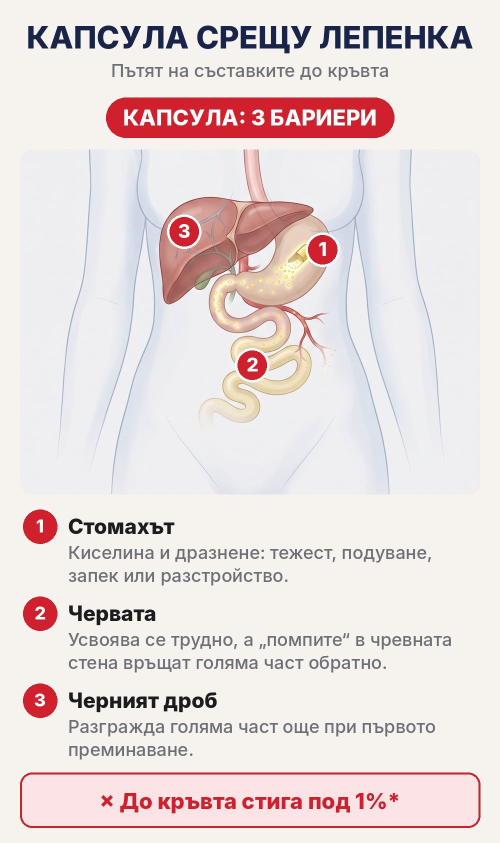
#> input picture advertorial-28-omaznen/img/absorption-1.jpg, 1000 x 1685 px, given in place of liver_hero-raw.jpg, which was not available (shown at 1/2 size)
$ python compose.py
#> lines starting #> are read from the running program, lines starting #| are printed output that depends on the picture; after the words box and inside, x2 and y2 are one past the last pixel; in counts of white or black regions, pixels touching at a corner belong together
"""Compose advertorial-28 images: labels, red-X grid, risk card. Input kie/raw, output img/ (1200px wide)."""
import os
import numpy as np
from PIL import Image, ImageDraw, ImageFont

HERE = os.path.dirname(os.path.abspath(__file__)); ROOT = os.path.join(HERE, "..")
RAW = os.path.join(ROOT, "kie", "raw"); OUT = os.path.join(ROOT, "img")
INTER = "/usr/share/fonts/opentype/inter/Inter-{}.otf"
OSW = os.path.join(ROOT, "..", "native-fitpatches-rentgen", "fonts", "Oswald-{}.ttf")
F = lambda w, s: ImageFont.truetype(INTER.format(w), s)
O = lambda w, s: ImageFont.truetype(OSW.format(w), s)
RED = (215, 30, 45); NAVY = (24, 34, 70); W = 1200


def raw(n):
#> called with n = 'liver_hero'
    im = Image.open(os.path.join(RAW, f"{n}-raw.jpg")).convert("RGB")
#> im is the input picture: PIL image 1000x1685 RGB; mean R, G, B 232.3, 221, 220.2
    return im.resize((W, round(im.height * W / im.width)), Image.LANCZOS)
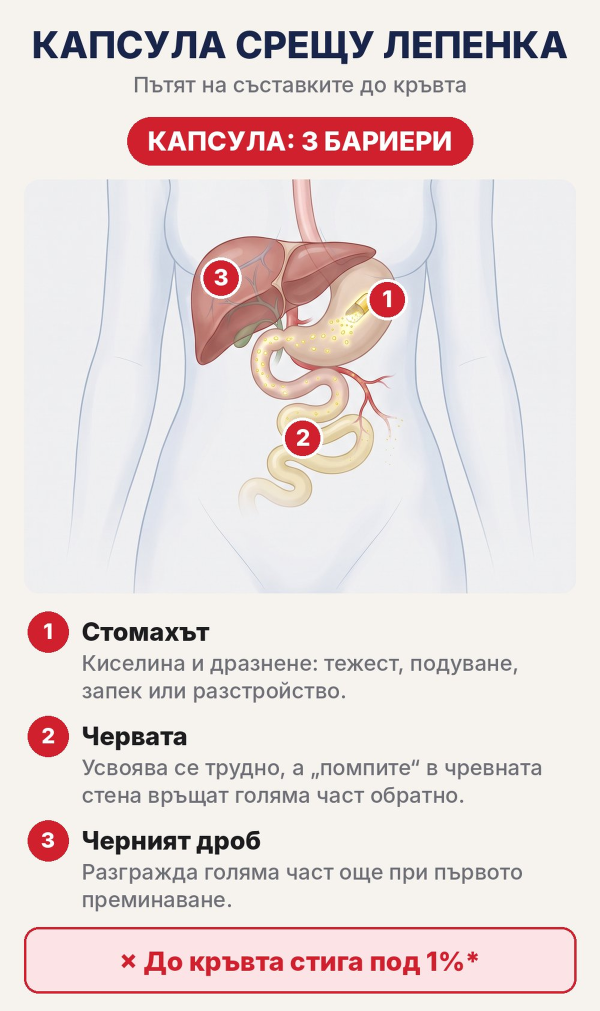
#> returned value: PIL image 1200x2022 RGB (shown at 1/2 size); mean R, G, B 232.2, 221, 220.2


def save(im, name):
    im.save(os.path.join(OUT, name), quality=86); print(name, im.size)


def pill(d, xy, text, font, fill, fg="white", pad=(18, 10), anchor="mm"):
    x, y = xy; b = d.textbbox((x, y), text, font=font, anchor=anchor)
    iw = d.im.size[0]; shift = max(0, 14 + pad[0] - b[0]) - max(0, b[2] + pad[0] + 14 - iw)
    if shift:
        x += shift; b = d.textbbox((x, y), text, font=font, anchor=anchor)
    d.rounded_rectangle((b[0] - pad[0], b[1] - pad[1], b[2] + pad[0], b[3] + pad[1]), 12, fill=fill)
    d.text((x, y), text, font=font, fill=fg, anchor=anchor)
    return b


def liver_hero():
    im = raw("liver_hero"); d = ImageDraw.Draw(im); h = im.height
#> after `h = im.height`: h = 2022
    f = O("700", 46)
    pill(d, (int(W * 0.29), int(h * 0.86)), "ЗДРАВ ЧЕРЕН ДРОБ", f, (35, 120, 60))
    pill(d, (int(W * 0.72), int(h * 0.86)), "ОМАЗНЕН ЧЕРЕН ДРОБ", f, RED)
    save(im, "liver-hero.jpg")
#> in save, `im.save(os.path.join(OUT, name), quality=86)`:
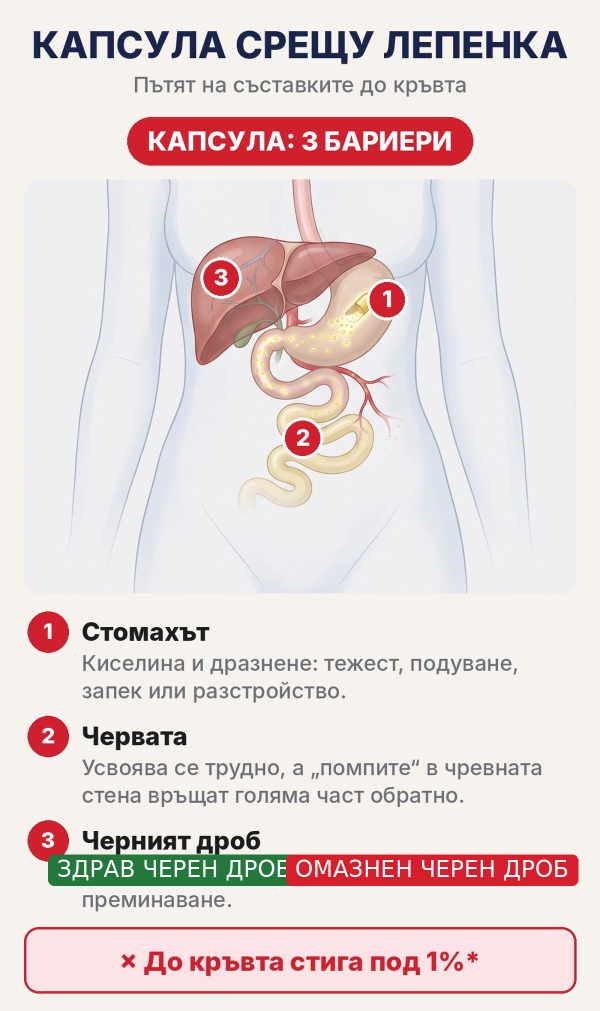
#> saved as liver-hero.jpg: PIL image 1200x2022 RGB (shown at 1/2 size); mean R, G, B 230.2, 217.6, 216.4
#| liver-hero.jpg (1200, 2022)


def red_x_grid():
    im = raw("liver_grid"); a = np.asarray(im).astype(int)
#> call 2 of raw, with n = 'liver_grid'
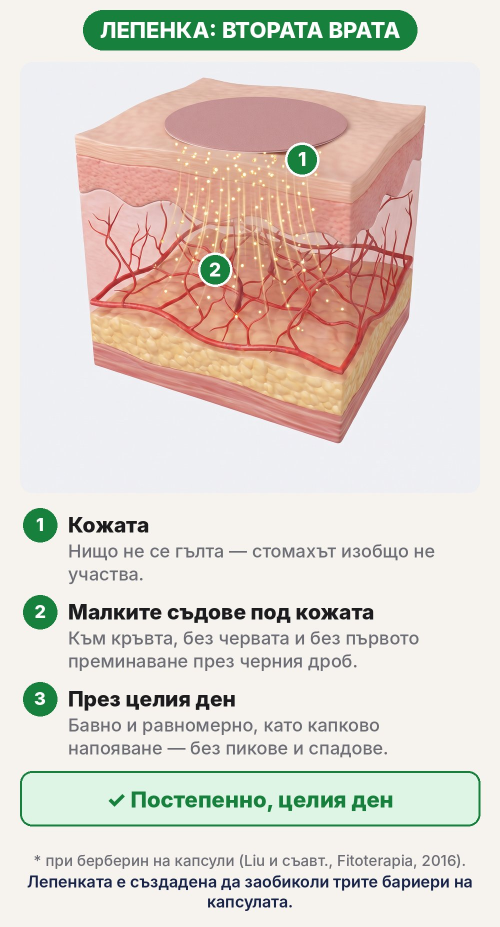
#> input picture advertorial-28-omaznen/img/absorption-2.jpg, 1000 x 1854 px, given in place of liver_grid-raw.jpg, which was not available (shown at 1/2 size)
#> in raw, im is the input picture: PIL image 1000x1854 RGB; mean R, G, B 222.1, 214.1, 205.8
#> in raw (call 2), `return im.resize((W, round(im.height * W / im.width)), Image.LANCZOS)`:
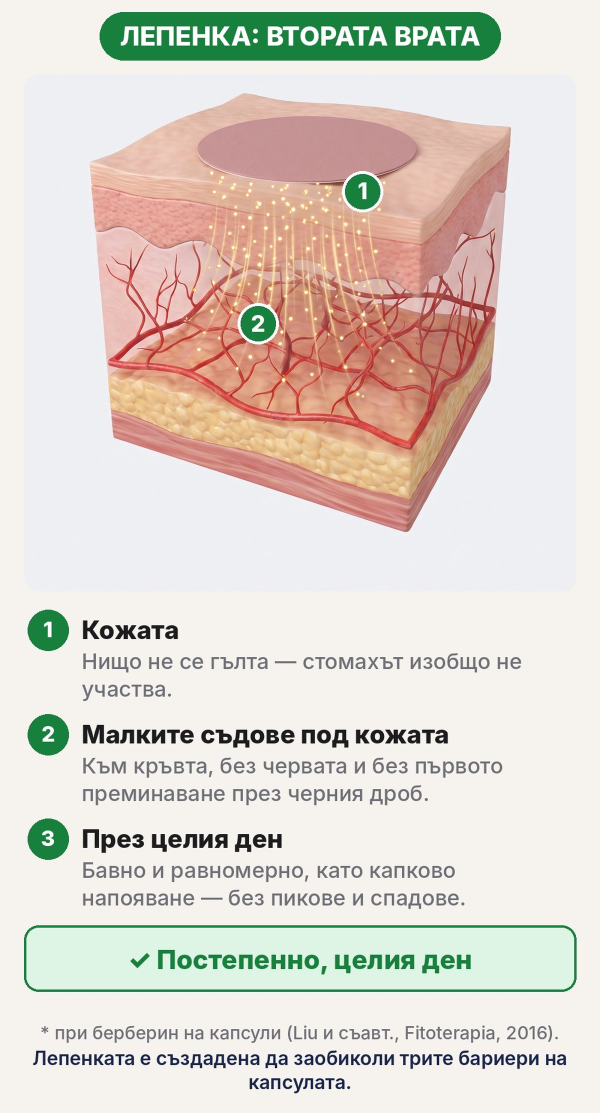
#> returned value: PIL image 1200x2225 RGB (shown at 1/2 size); mean R, G, B 222.1, 214, 205.8
    white = (a.min(axis=2) > 235)
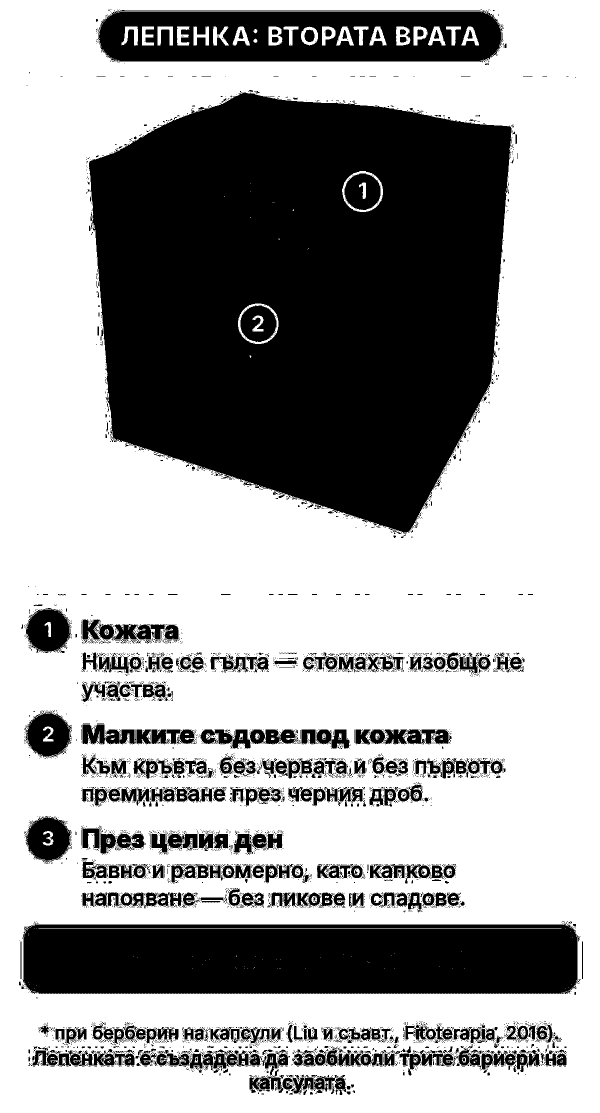
#> white: shape (2225, 1200) bool (shown at 1/2 size); 63.9% white; 6033 black regions (5499 under 20 px), largest, box (x1, y1, x2, y2) and area: (178, 185, 1023, 1068) 570784, (45, 1843, 1160, 1988) 151443, (193, 20, 1006, 125) 66482
    cols = np.where(white.mean(axis=0) > 0.97)[0]; rows = np.where(white.mean(axis=1) > 0.97)[0]
#> after `cols = np.where(white.mean(axis=0) > 0.97)[0]`: cols = 88 values from 0 to 1199
#> after `rows = np.where(white.mean(axis=1) > 0.97)[0]`: rows = 510 values from 0 to 2224

    def spans(idx, n):
#> called with idx = array of shape (88,), n = 1200
        cuts = [0] + [int(i) for i in idx] + [n]; out = []; s = 0
#> after `cuts = [0] + [int(i) for i in idx] + [n]`: cuts = 90 values from 0 to 1200
        for c in cuts[1:]:
            if c - s > 40: out.append((s, c))
            s = c + 1
#> this loop made 89 passes
#> s on passes 1 to 12: 1, 2, 3, 4, 5, 6, 7, 8, 9, 10, 11, 12
#> (c, s) on passes 42 to 47: (43, 44), (44, 45), (45, 46), (46, 47), (1154, 1155), (1156, 1157)
#> after the loop, out = [(47, 1154)]
        return out
    xs, ys = spans(cols, im.width), spans(rows, im.height)
#> the loop in spans (call 2), `for c in cuts[1:]:` made 511 passes
#> (c, s) on passes 23 to 25: (122, 123), (124, 125), (125, 126)
#> xs = [(47, 1154)]; ys = [(23, 122), (190, 1059), (1220, 1302), (1430, 1512), (1515, 1556), (1640, 1719), (1850, 1988), (2045, 2086), (2091, 2145)]
    d = ImageDraw.Draw(im)
    for x0, x1 in xs:
        for y0, y1 in ys:
            m = 0.22; lw = 16
            ax, ay, bx, by = x0 + (x1 - x0) * m, y0 + (y1 - y0) * m, x1 - (x1 - x0) * m, y1 - (y1 - y0) * m
            d.line((ax, ay, bx, by), fill=RED, width=lw); d.line((ax, by, bx, ay), fill=RED, width=lw)
#> this loop made 1 pass
    print("grid", xs, ys); save(im, "liver-grid.jpg")
#| grid [(47, 1154)] [(23, 122), (190, 1059), (1220, 1302), (1430, 1512), (1515, 1556), (1640, 1719), (1850, 1988), (2045, 2086), (2091, 2145)]
#> call 2 of save, with name = 'liver-grid.jpg'
#> in save (call 2), `im.save(os.path.join(OUT, name), quality=86)`:
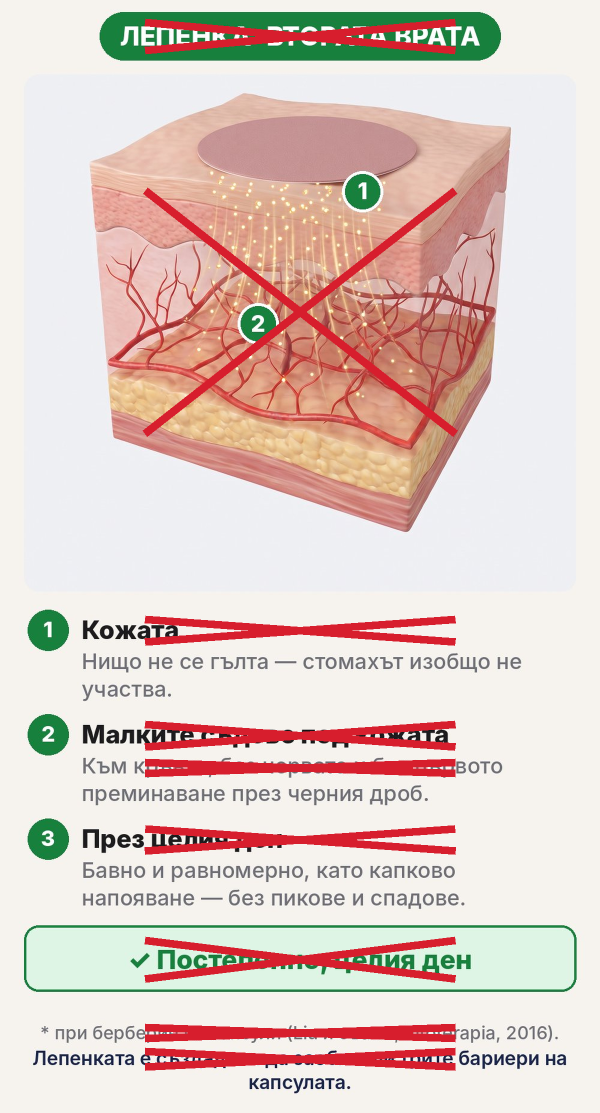
#> saved as liver-grid.jpg: PIL image 1200x2225 RGB (shown at 1/2 size); mean R, G, B 223.5, 204.3, 197.7
#| liver-grid.jpg (1200, 2225)


# [7 lines left out: function band_labels, not called in this run]


def arrow_label(d, text, at, to, font, fill):
    b = pill(d, at, text, font, fill)
    sx = b[2] + 18 if to[0] > b[2] else (b[0] - 18 if to[0] < b[0] else at[0])
    sy = at[1] if sx != at[0] else (b[3] + 10 if to[1] > b[3] else b[1] - 10)
    d.line((sx, sy, to[0], to[1]), fill=fill, width=6)
    d.ellipse((to[0] - 10, to[1] - 10, to[0] + 10, to[1] + 10), fill=fill)


def portal():
    im = raw("portal"); d = ImageDraw.Draw(im); h = im.height; f = F("ExtraBold", 32)
#> after `h = im.height`: h = 2225
    arrow_label(d, "ЧЕРЕН ДРОБ", (int(W * 0.15), int(h * 0.22)), (int(W * 0.33), int(h * 0.33)), f, RED)
    arrow_label(d, "ПОРТАЛНА ВЕНА", (int(W * 0.80), int(h * 0.30)), (int(W * 0.52), int(h * 0.48)), f, (30, 80, 160))
    arrow_label(d, "МАЗНИНА ОКОЛО ЧЕРВАТА", (int(W * 0.22), int(h * 0.88)), (int(W * 0.40), int(h * 0.72)), f, (190, 130, 0))
    save(im, "portal.jpg")
#> call 3 of save, with name = 'portal.jpg'
#> in save (call 3), `im.save(os.path.join(OUT, name), quality=86)`:
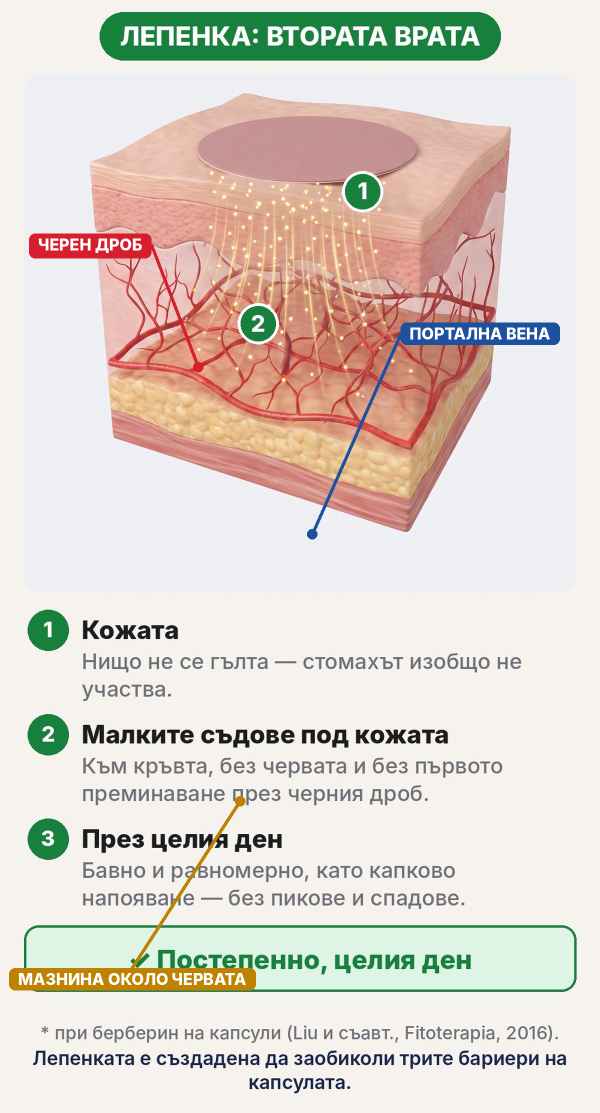
#> saved as portal.jpg: PIL image 1200x2225 RGB (shown at 1/2 size); mean R, G, B 221.1, 212.3, 203.8
#| portal.jpg (1200, 2225)


def ultrasound():
    im = raw("ultrasound_screen"); d = ImageDraw.Draw(im); h = im.height
    arrow_label(d, "„СВЕТЪЛ“ ЧЕРЕН ДРОБ", (int(W * 0.30), int(h * 0.10)), (int(W * 0.30), int(h * 0.42)), F("ExtraBold", 34), RED)
    arrow_label(d, "бъбрек", (int(W * 0.82), int(h * 0.20)), (int(W * 0.62), int(h * 0.30)), F("Bold", 28), (60, 60, 60))
    save(im, "ultrasound-screen.jpg")


# [37 lines left out: functions risk_card, pack_sky, not called in this run]


def plain(name, out):
    save(raw(name), out)


if __name__ == "__main__":
    os.makedirs(OUT, exist_ok=True)
#> (the run stopped early here; a loop or call above may not have finished)
